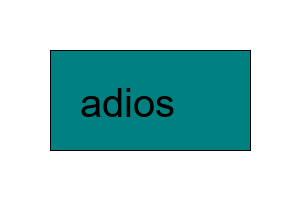
#> input picture Imagen2.png, 300 x 200 px, found by its file name
$ python ejemplo2.py
#> lines starting #> are read from the running program, lines starting #| are printed output that depends on the picture
from PIL import Image

# Abrir una imagen existente
Ruta_Img = 'Imagen2.png'
Img = Image.open(Ruta_Img)
#> Img is the input picture: PIL image 300x200 RGB; mean R, G, B 168.7, 208.9, 208.9

# Convertir la imagen a escala de grises
Img_Gris = Img.convert('L')
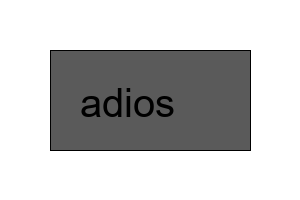
#> Img_Gris: PIL image 300x200 L; min 0, max 255, mean 196.9

# Guardar la imagen en escala de grises
Img_Gris.save('Ej2.png')

# Mostrar la imagen
Img_Gris.show()
